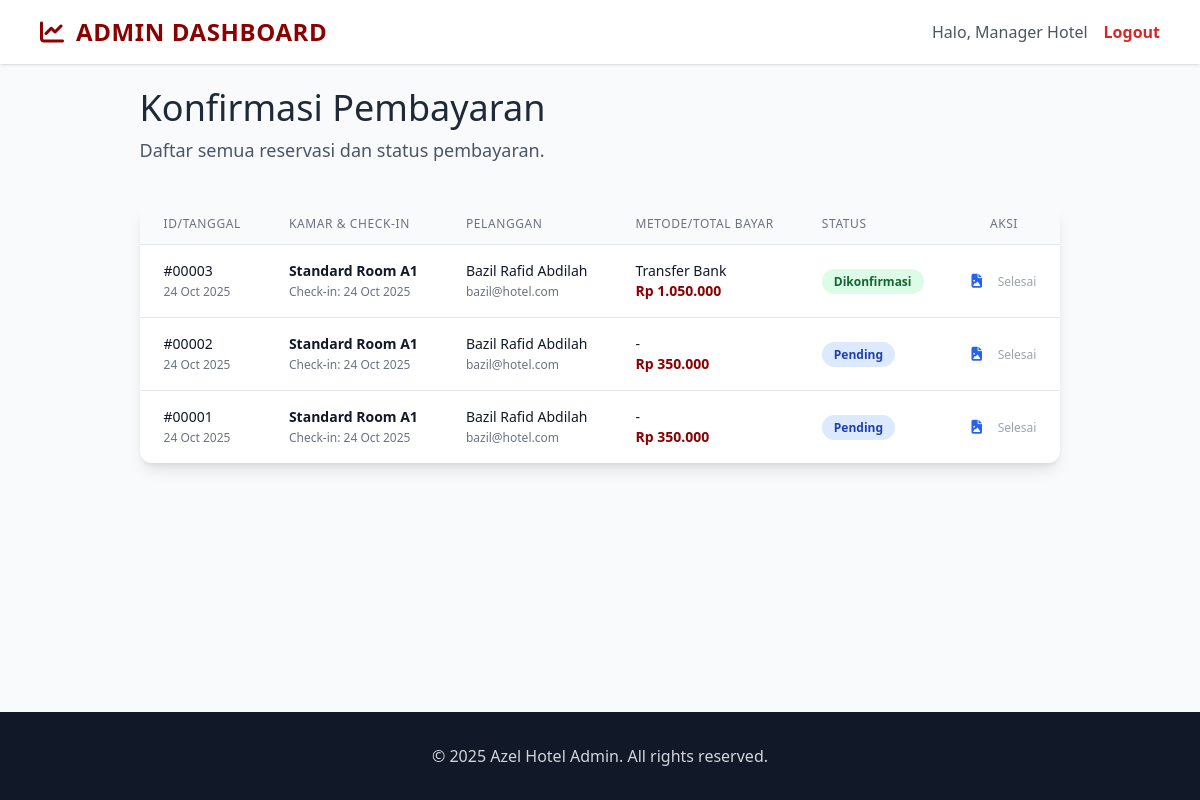
Page /dashboard_admin.php (signed in) on the committed database.
### tables this page shows
CREATE TABLE `reservasi` (
  `id_reservasi` int NOT NULL,
  `id_user` int NOT NULL,
  `id_kamar` int NOT NULL,
  `check_in` date NOT NULL,
  `check_out` date NOT NULL,
  `total_harga` decimal(10,2) NOT NULL,
  `status_pembayaran` enum('pending','menunggu konfirmasi','dikonfirmasi','dibatalkan') DEFAULT 'pending',
  `bukti_pembayaran` varchar(255) DEFAULT NULL,
  `created_at` datetime DEFAULT CURRENT_TIMESTAMP
);

CREATE TABLE `kamar` (
  `id_kamar` int NOT NULL,
  `id_tipe` int DEFAULT NULL,
  `nama_kamar` varchar(100) NOT NULL,
  `deskripsi` text,
  `harga_per_malam` decimal(10,2) NOT NULL,
  `foto` varchar(255) DEFAULT NULL,
  `status` enum('tersedia','tidak tersedia') DEFAULT 'tersedia'
);

CREATE TABLE `users` (
  `id_user` int NOT NULL,
  `nama` varchar(100) NOT NULL,
  `email` varchar(100) NOT NULL,
  `password` varchar(255) NOT NULL,
  `role` enum('user','admin') DEFAULT 'user',
  `created_at` datetime DEFAULT CURRENT_TIMESTAMP
);

CREATE TABLE `pembayaran` (
  `id_pembayaran` int NOT NULL,
  `id_reservasi` int NOT NULL,
  `metode` varchar(50) DEFAULT 'Transfer Bank',
  `jumlah` decimal(10,2) NOT NULL,
  `tanggal_bayar` datetime DEFAULT CURRENT_TIMESTAMP,
  `status` enum('menunggu','valid','gagal') DEFAULT 'menunggu'
);

### dashboard_admin.php (the view, shortened to what this page needs)
<?php
$admin_nama = $_SESSION['user_nama'] ?? 'Admin';
$db = new Database();
if (method_exists($db, 'connect')) {
    $conn = $db->connect();
} elseif (property_exists($db, 'conn') && $db->conn) {
    $conn = $db->conn;
} else {
    die('Koneksi database tidak ditemukan.');
}
try {
    $sql = "SELECT
                r.id_reservasi, r.check_in, r.check_out, r.total_harga, r.status_pembayaran, r.bukti_pembayaran, r.created_at,
                k.nama_kamar, u.nama AS user_nama, u.email AS user_email, p.metode, p.jumlah
            FROM
                reservasi r
            JOIN
                kamar k ON r.id_kamar = k.id_kamar
            JOIN
                users u ON r.id_user = u.id_user
            LEFT JOIN
                pembayaran p ON r.id_reservasi = p.id_reservasi
            WHERE
                r.status_pembayaran IN ('menunggu konfirmasi', 'dikonfirmasi', 'dibatalkan', 'pending')
            ORDER BY
                r.created_at DESC";
    $stmt = $conn->prepare($sql);
    $stmt->execute();
    $reservations = $stmt->fetchAll(PDO::FETCH_ASSOC);
} catch (PDOException $e) {
    die("Error saat mengambil data pesanan: " . $e->getMessage());
}
function getStatusBadge($status) {
    $status = strtolower($status);
    $classes = "px-3 py-1 rounded-full text-xs font-semibold ";
    switch ($status) {
        case 'dikonfirmasi':
            $classes .= "bg-green-100 text-green-800";
            break;
        case 'pending':
            $classes .= "bg-blue-100 text-blue-800";
            break;
    }
    return "<span class='$classes'>" . ucwords(str_replace('_', ' ', $status)) . "</span>";
}
?>
<!DOCTYPE html>
<html lang="id">
<head>
    <script src="https://cdn.tailwindcss.com"></script>
    <link rel="stylesheet" href="https://cdnjs.cloudflare.com/ajax/libs/font-awesome/6.5.2/css/all.min.css">
</head>
<body class="bg-gray-50 text-gray-800 flex flex-col min-h-screen">
    <nav class="fixed top-0 left-0 w-full bg-white shadow z-40">
      <div class="flex items-center justify-between px-10 py-4 w-full">
        <div class="flex items-center gap-3">
          <i class="fas fa-chart-line text-2xl text-primary"></i>
          <a href="dashboard_admin.php" class="text-2xl font-bold text-primary tracking-wide">ADMIN DASHBOARD</a>
        </div>
        <div class="flex items-center gap-4">
            <span class="text-gray-600">Halo, <?= htmlspecialchars($admin_nama); ?></span>
            <a href="logout.php" class="text-red-600 hover:text-red-800 font-semibold">Logout</a>
        </div>
      </div>
    </nav>
    <br>
    <br>
    <div class="max-w-8xl mx-auto px-6 py-10 flex-grow pt-nav">
        <h1 class="text-4xl font-extralight text-gray-800 mb-2">Konfirmasi Pembayaran</h1>
        <p class="text-lg text-gray-600 mb-10">Daftar semua reservasi dan status pembayaran.</p>
        <?php if (empty($reservations)): ?>
            <div class="text-center py-10 bg-white rounded-lg shadow-xl border border-gray-200">
                <i class="fas fa-check-circle text-6xl text-green-500 mb-4"></i>
                <p class="text-xl text-gray-600">Tidak ada pesanan yang perlu dikonfirmasi saat ini.</p>
            </div>
        <?php else: ?>
            <div class="overflow-x-auto bg-white rounded-xl shadow-lg">
                <table class="min-w-full divide-y divide-gray-200">
                    <thead class="bg-gray-50">
                        <tr>
                            <th class="px-6 py-3 text-left text-xs font-medium text-gray-500 uppercase tracking-wider">ID/Tanggal</th>
                            <th class="px-6 py-3 text-left text-xs font-medium text-gray-500 uppercase tracking-wider">Kamar & Check-in</th>
                            <th class="px-6 py-3 text-left text-xs font-medium text-gray-500 uppercase tracking-wider">Pelanggan</th>
                            <th class="px-6 py-3 text-left text-xs font-medium text-gray-500 uppercase tracking-wider">Metode/Total Bayar</th>
                            <th class="px-6 py-3 text-left text-xs font-medium text-gray-500 uppercase tracking-wider">Status</th>
                            <th class="px-6 py-3 text-center text-xs font-medium text-gray-500 uppercase tracking-wider">Aksi</th>
                        </tr>
                    </thead>
                    <tbody class="divide-y divide-gray-200">
                        <?php foreach ($reservations as $res): ?>
                        <tr>
                            <td class="px-6 py-4 whitespace-nowrap text-sm text-gray-900">
                                #<?= str_pad($res['id_reservasi'], 5, '0', STR_PAD_LEFT); ?><br>
                                <span class="text-xs text-gray-500"><?= date('d M Y', strtotime($res['created_at'])); ?></span>
                            </td>
                            <td class="px-6 py-4 whitespace-nowrap text-sm text-gray-900">
                                <span class="font-semibold"><?= htmlspecialchars($res['nama_kamar']); ?></span><br>
                                <span class="text-xs text-gray-500">Check-in: <?= date('d M Y', strtotime($res['check_in'])); ?></span>
                            </td>
                            <td class="px-6 py-4 whitespace-nowrap text-sm text-gray-900">
                                <?= htmlspecialchars($res['user_nama']); ?><br>
                                <span class="text-xs text-gray-500"><?= htmlspecialchars($res['user_email']); ?></span>
                            </td>
                            <td class="px-6 py-4 whitespace-nowrap text-sm text-gray-900">
                                <?= htmlspecialchars($res['metode'] ?? '-'); ?><br>
                                <span class="font-bold text-primary">Rp <?= number_format($res['total_harga'], 0, ',', '.'); ?></span>
                            </td>
                            <td class="px-6 py-4 whitespace-nowrap text-sm">
                                <?= getStatusBadge($res['status_pembayaran']); ?>
                            </td>
                            <td class="px-6 py-4 whitespace-nowrap text-center text-sm font-medium">
                                <a href="proofs/<?= htmlspecialchars($res['bukti_pembayaran']); ?>" target="_blank" class="text-blue-600 hover:text-blue-900 mr-3" title="Lihat Bukti">
                                    <i class="fas fa-file-image"></i>
                                </a>
                                <?php if ($res['status_pembayaran'] === 'menunggu konfirmasi'): ?>
                                    <button
                                        onclick="confirmPayment(<?= $res['id_reservasi']; ?>)"
                                        class="bg-green-600 text-white px-3 py-1 rounded-lg hover:bg-green-700 text-xs transition">
                                        Konfirmasi
                                    </button>
                                <?php else: ?>
                                    <span class="text-gray-400 text-xs">Selesai</span>
                                <?php endif; ?>
                            </td>
                        </tr>
                        <?php endforeach; ?>
                    </tbody>
                </table>
            </div>
        <?php endif; ?>
    </div>
    <footer class="bg-gray-900 text-gray-300 py-8 mt-10">
      <div class="max-w-7xl mx-auto px-6 text-center">
        <p>&copy; <?php echo date('Y'); ?> Azel Hotel Admin. All rights reserved.</p>
      </div>
    </footer>
</body>
</html>

### dashboard_admin.php (style rules this page uses)
:root { --primary: #8b0000; }
.text-primary { color: var(--primary); }
.pt-nav { padding-top: 5.5rem; }

### rows in the picture
reservasi: id_reservasi "00003", created_at "24 Oct 2025", id_kamar.nama_kamar "Standard Room A1", check_in "24 Oct 2025", id_user.nama "Bazil Rafid Abdilah", id_user.email "bazil@hotel.com", pembayaran.metode "Transfer Bank", total_harga "1.050.000", status_pembayaran "Dikonfirmasi", shows "Selesai"
reservasi: id_reservasi "00002", created_at "24 Oct 2025", id_kamar.nama_kamar "Standard Room A1", check_in "24 Oct 2025", id_user.nama "Bazil Rafid Abdilah", id_user.email "bazil@hotel.com", metode "-", total_harga "350.000", status_pembayaran "Pending", shows "Selesai"
reservasi: id_reservasi "00001", created_at "24 Oct 2025", id_kamar.nama_kamar "Standard Room A1", check_in "24 Oct 2025", id_user.nama "Bazil Rafid Abdilah", id_user.email "bazil@hotel.com", metode "-", total_harga "350.000", status_pembayaran "Pending", shows "Selesai"

### other values in the picture
$admin_nama "Manager Hotel"
